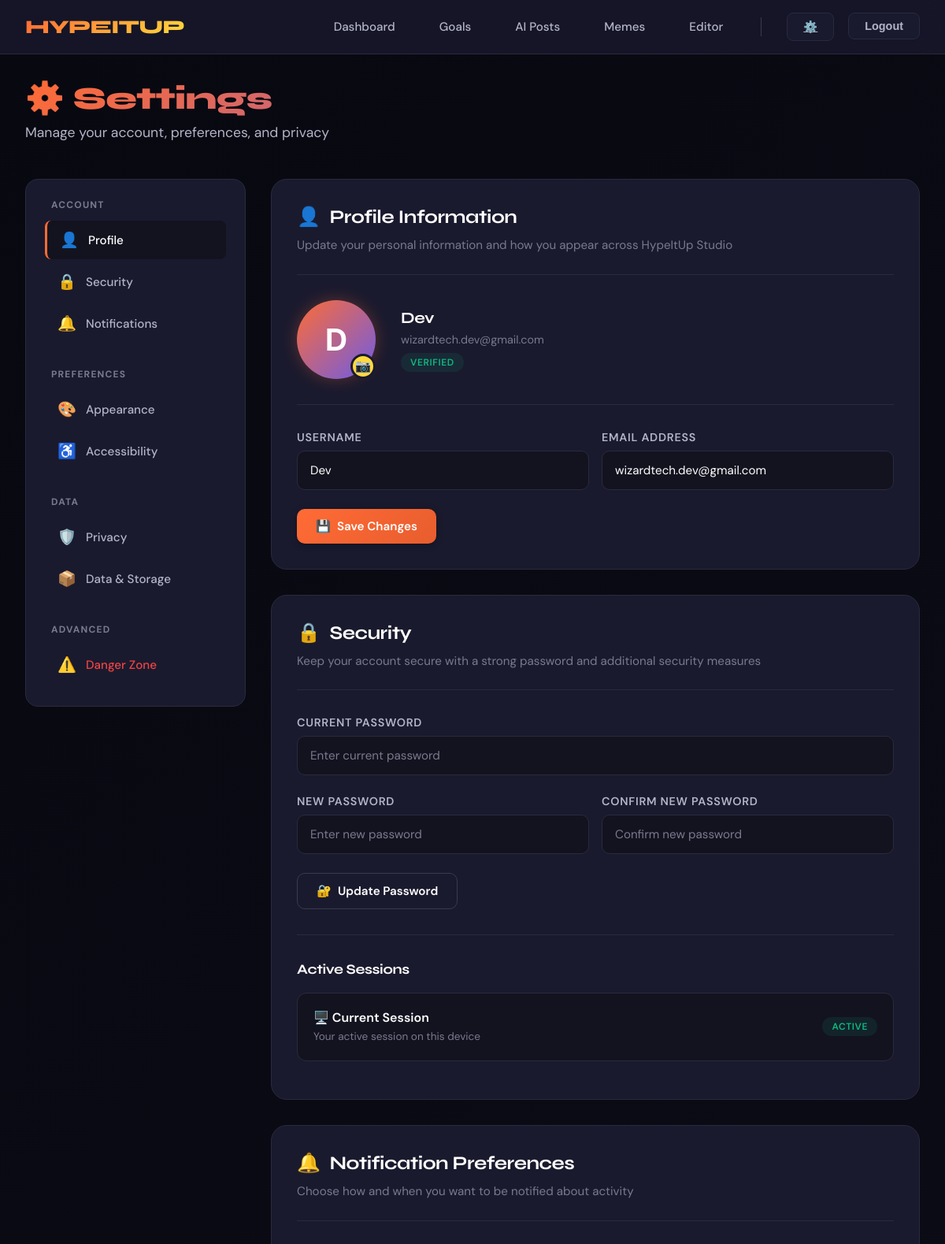
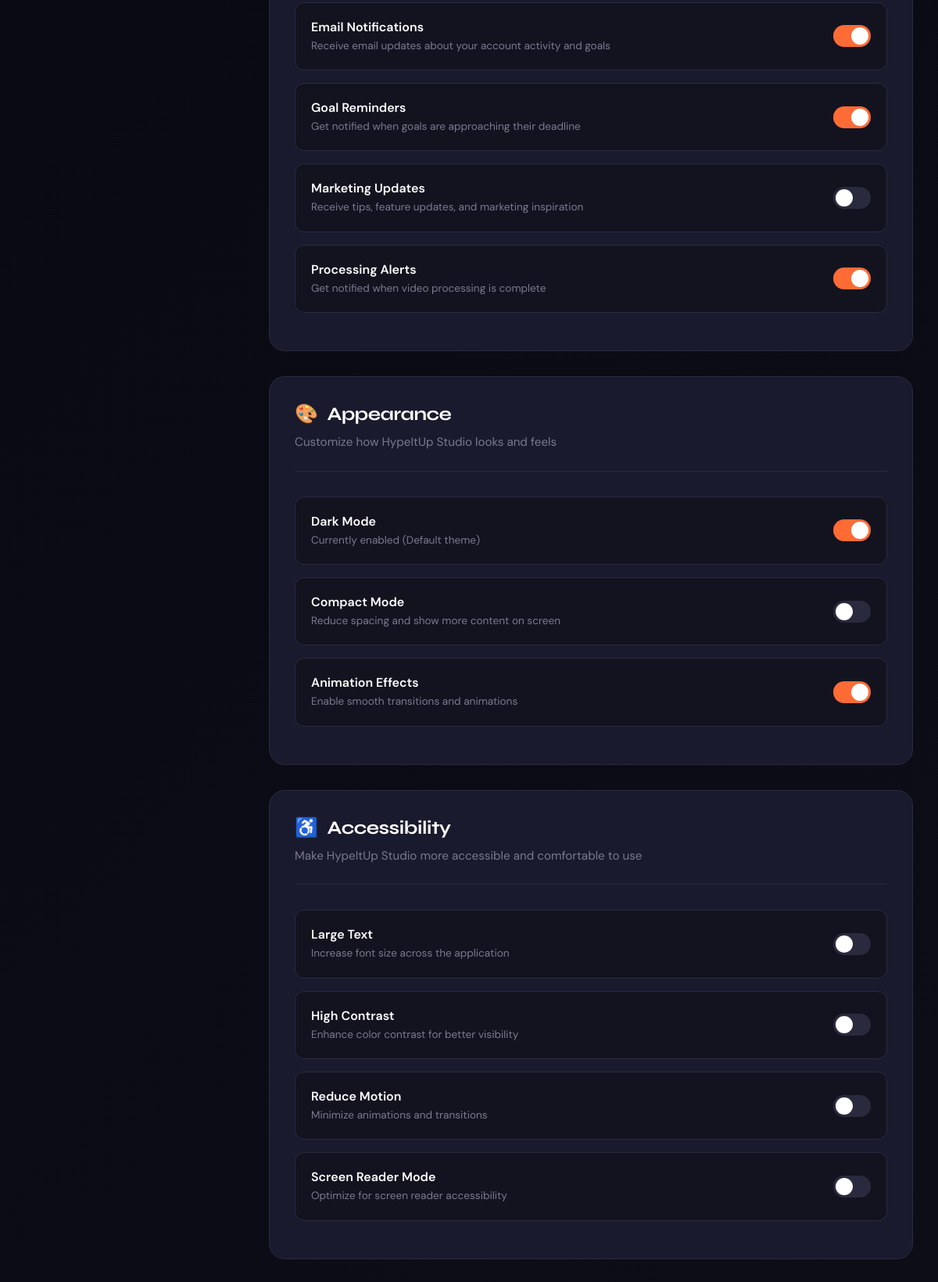
Screenshot of /profile (signed in, upper part) with the database file from the repository (2 pictures, top to bottom).
### tables this page shows
CREATE TABLE users (
                            id INTEGER PRIMARY KEY AUTOINCREMENT,
                            username TEXT NOT NULL,
                            email TEXT UNIQUE NOT NULL,
                            password_hash TEXT NOT NULL
                        );

### app.py (the view, shortened to what this page needs)
@app.route("/profile", methods=["GET", "POST"])
@login_required
def profile():
    user_email = session.get("user")  # Session stores email
    with sqlite3.connect(DATABASE_FILE) as conn:
        conn.row_factory = sqlite3.Row
        cursor = conn.cursor()
        cursor.execute("SELECT * FROM users WHERE email = ?", (user_email,))
        user = cursor.fetchone()
        cursor.execute("SELECT * FROM goals")
        goals = cursor.fetchall()
    if user is None:
        session.clear()
        flash("Session expired. Please log in again.", "error")
        return redirect(url_for("login"))
    return render_template("profile.html", user=user, goals=goals)

### templates/profile.html (shortened to what this page needs)
{% extends "base.html" %}
{% block content %}
<div class="settings-container">
    <div class="page-header">
        <h1 class="page-title">⚙️ Settings</h1>
        <p class="page-subtitle">Manage your account, preferences, and privacy</p>
    </div>
    <div class="settings-layout">
        <aside class="settings-sidebar">
            <div class="sidebar-section">
                <div class="sidebar-title">Account</div>
                <a href="#profile" class="settings-nav-link active">
                    <span class="nav-icon">👤</span>
                    Profile
                </a>
                <a href="#security" class="settings-nav-link">
                    <span class="nav-icon">🔒</span>
                    Security
                </a>
                <a href="#notifications" class="settings-nav-link">
                    <span class="nav-icon">🔔</span>
                    Notifications
                </a>
            </div>
            <div class="sidebar-section">
                <div class="sidebar-title">Preferences</div>
                <a href="#appearance" class="settings-nav-link">
                    <span class="nav-icon">🎨</span>
                    Appearance
                </a>
                <a href="#accessibility" class="settings-nav-link">
                    <span class="nav-icon">♿</span>
                    Accessibility
                </a>
            </div>
            <div class="sidebar-section">
                <div class="sidebar-title">Data</div>
                <a href="#privacy" class="settings-nav-link">
                    <span class="nav-icon">🛡️</span>
                    Privacy
                </a>
                <a href="#data-export" class="settings-nav-link">
                    <span class="nav-icon">📦</span>
                    Data & Storage
                </a>
            </div>
            <div class="sidebar-section">
                <div class="sidebar-title">Advanced</div>
                <a href="#danger-zone" class="settings-nav-link" style="color: #ef4444;">
                    <span class="nav-icon">⚠️</span>
                    Danger Zone
                </a>
            </div>
        </aside>
        <div class="settings-content">
            <section id="profile" class="settings-section">
                <div class="section-header">
                    <h2 class="section-title">
                        <span>👤</span>
                        Profile Information
                    </h2>
                    <p class="section-description">
                        Update your personal information and how you appear across HypeItUp Studio
                    </p>
                </div>
                <div class="profile-avatar-section">
                    <div class="avatar-circle">
                        {{ user['username'][0] | upper }}
                        <div class="avatar-badge" title="Change avatar">📷</div>
                    </div>
                    <div class="avatar-info">
                        <h3>{{ user['username'] }}</h3>
                        <p>{{ user['email'] }}</p>
                        <div style="margin-top: 0.5rem;">
                            <span class="badge badge-success">Verified</span>
                        </div>
                    </div>
                </div>
                <form method="POST" action="{{ url_for('profile') }}">
                    <div class="form-row">
                        <div class="form-group">
                            <label class="form-label">Username</label>
                            <input type="text" name="username" class="form-input" value="{{ user['username'] }}" required>
                        </div>
                        <div class="form-group">
                            <label class="form-label">Email Address</label>
                            <input type="email" name="email" class="form-input" value="{{ user['email'] }}" required>
                        </div>
                    </div>
                    <button type="submit" class="btn btn-primary">
                        <span>💾</span> Save Changes
                    </button>
                </form>
            </section>
            <section id="security" class="settings-section">
                <div class="section-header">
                    <h2 class="section-title">
                        <span>🔒</span>
                        Security
                    </h2>
                    <p class="section-description">
                        Keep your account secure with a strong password and additional security measures
                    </p>
                </div>
                <form action="{{ url_for('change_password') }}" method="POST">
                    <div class="form-group">
                        <label class="form-label">Current Password</label>
                        <input type="password" name="current_password" class="form-input" placeholder="Enter current password" required>
                    </div>
                    <div class="form-row">
                        <div class="form-group">
                            <label class="form-label">New Password</label>
                            <input type="password" name="new_password" class="form-input" placeholder="Enter new password" required minlength="8">
                        </div>
                        <div class="form-group">
                            <label class="form-label">Confirm New Password</label>
                            <input type="password" name="confirm_password" class="form-input" placeholder="Confirm new password" required>
                        </div>
                    </div>
                    <button type="submit" class="btn btn-secondary">
                        <span>🔐</span> Update Password
                    </button>
                </form>
                <div style="margin-top: 2rem; padding-top: 2rem; border-top: 1px solid var(--border-subtle);">
                    <h3 style="font-size: 1.1rem; margin-bottom: 1rem; color: var(--text-primary);">Active Sessions</h3>
                    <div class="setting-item">
                        <div class="setting-info">
                            <div class="setting-title">🖥️ Current Session</div>
                            <div class="setting-desc">Your active session on this device</div>
                        </div>
                        <div class="setting-action">
                            <span class="badge badge-success">Active</span>
                        </div>
                    </div>
                </div>
            </section>
            <section id="notifications" class="settings-section">
                <div class="section-header">
                    <h2 class="section-title">
                        <span>🔔</span>
                        Notification Preferences
                    </h2>
                    <p class="section-description">
                        Choose how and when you want to be notified about activity
                    </p>
                </div>
                <div class="setting-item">
                    <div class="setting-info">
                        <div class="setting-title">Email Notifications</div>
                        <div class="setting-desc">Receive email updates about your account activity and goals</div>
                    </div>
                    <div class="setting-action">
                        <div class="toggle-switch active" onclick="this.classList.toggle('active')"></div>
                    </div>
                </div>
                <div class="setting-item">
                    <div class="setting-info">
                        <div class="setting-title">Goal Reminders</div>
                        <div class="setting-desc">Get notified when goals are approaching their deadline</div>
                    </div>
                    <div class="setting-action">
                        <div class="toggle-switch active" onclick="this.classList.toggle('active')"></div>
                    </div>
                </div>
                <div class="setting-item">
                    <div class="setting-info">
                        <div class="setting-title">Marketing Updates</div>
                        <div class="setting-desc">Receive tips, feature updates, and marketing inspiration</div>
                    </div>
                    <div class="setting-action">
                        <div class="toggle-switch" onclick="this.classList.toggle('active')"></div>
                    </div>
                </div>
                <div class="setting-item">
                    <div class="setting-info">
                        <div class="setting-title">Processing Alerts</div>
                        <div class="setting-desc">Get notified when video processing is complete</div>
                    </div>
                    <div class="setting-action">
                        <div class="toggle-switch active" onclick="this.classList.toggle('active')"></div>
                    </div>
                </div>
            </section>
            <section id="appearance" class="settings-section">
                <div class="section-header">
                    <h2 class="section-title">
                        <span>🎨</span>
                        Appearance
                    </h2>
                    <p class="section-description">
                        Customize how HypeItUp Studio looks and feels
                    </p>
                </div>
                <div class="setting-item">
                    <div class="setting-info">
                        <div class="setting-title">Dark Mode</div>
                        <div class="setting-desc">Currently enabled (Default theme)</div>
                    </div>
                    <div class="setting-action">
                        <div class="toggle-switch active" onclick="alert('Theme switching coming soon!')"></div>
                    </div>
                </div>
                <div class="setting-item">
                    <div class="setting-info">
                        <div class="setting-title">Compact Mode</div>
                        <div class="setting-desc">Reduce spacing and show more content on screen</div>
                    </div>
                    <div class="setting-action">
                        <div class="toggle-switch" onclick="this.classList.toggle('active')"></div>
                    </div>
                </div>
                <div class="setting-item">
                    <div class="setting-info">
                        <div class="setting-title">Animation Effects</div>
                        <div class="setting-desc">Enable smooth transitions and animations</div>
                    </div>
                    <div class="setting-action">
                        <div class="toggle-switch active" onclick="this.classList.toggle('active')"></div>
                    </div>
                </div>
            </section>
            <section id="accessibility" class="settings-section">
                <div class="section-header">
                    <h2 class="section-title">
                        <span>♿</span>
                        Accessibility
                    </h2>
                    <p class="section-description">
                        Make HypeItUp Studio more accessible and comfortable to use
                    </p>
                </div>
                <div class="setting-item">
                    <div class="setting-info">
                        <div class="setting-title">Large Text</div>
                        <div class="setting-desc">Increase font size across the application</div>
                    </div>
                    <div class="setting-action">
                        <div class="toggle-switch" onclick="this.classList.toggle('active')"></div>
                    </div>
                </div>
                <div class="setting-item">
                    <div class="setting-info">
                        <div class="setting-title">High Contrast</div>
                        <div class="setting-desc">Enhance color contrast for better visibility</div>
                    </div>
                    <div class="setting-action">
                        <div class="toggle-switch" onclick="this.classList.toggle('active')"></div>
                    </div>
                </div>
                <div class="setting-item">
                    <div class="setting-info">
                        <div class="setting-title">Reduce Motion</div>
                        <div class="setting-desc">Minimize animations and transitions</div>
                    </div>
                    <div class="setting-action">
                        <div class="toggle-switch" onclick="this.classList.toggle('active')"></div>
                    </div>
                </div>
                <div class="setting-item">
                    <div class="setting-info">
                        <div class="setting-title">Screen Reader Mode</div>
                        <div class="setting-desc">Optimize for screen reader accessibility</div>
                    </div>
                    <div class="setting-action">
                        <div class="toggle-switch" onclick="this.classList.toggle('active')"></div>
                    </div>
                </div>
            </section>
        </div>
    </div>
</div>
{% endblock %}

### rows the page displays
users: username "D", username "Dev", email "wizardtech.dev@gmail.com"
